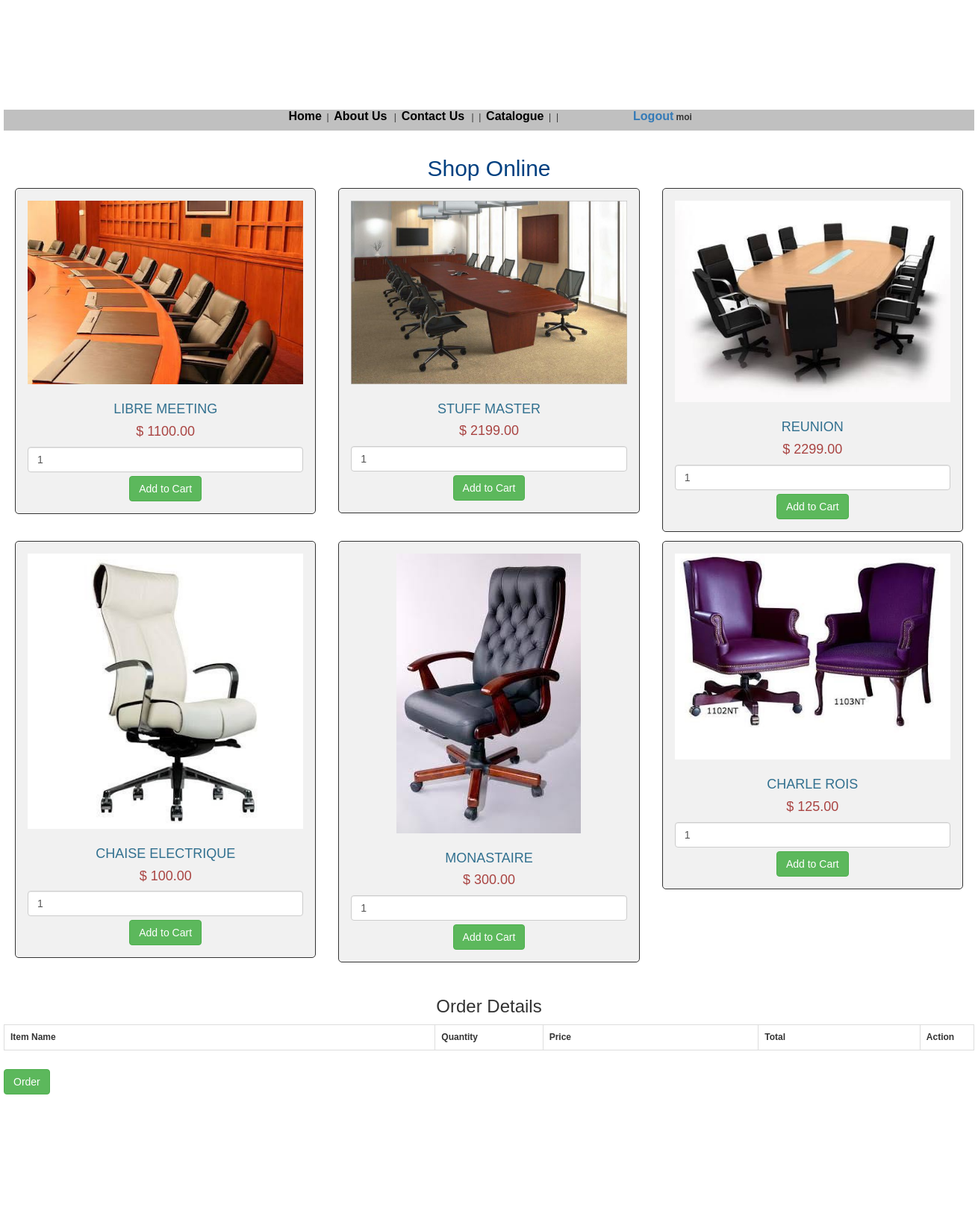
Screenshot of /catalogue.php (signed in) with the database file from the repository.
### tables this page shows
CREATE TABLE `tbl_product` (
  `id` int(11) NOT NULL,
  `name` varchar(255) NOT NULL,
  `image` varchar(255) NOT NULL,
  `price` double(10,2) NOT NULL
);

### catalogue.php (the view, shortened to what this page needs)
<?php
require_once("config.php");
?>
<!DOCTYPE HTML PUBLIC "-//W3C//DTD HTML 3.2//EN">
<html>
<head>
		<link rel="stylesheet" href="https://maxcdn.bootstrapcdn.com/bootstrap/3.3.6/css/bootstrap.min.css" />
</head>
<body background="images/home.jpg" bgcolor="#ffffff" style="background-color: #ffffff">
<p>&nbsp;</p>
<table align="center" bgcolor="#004080" border="0" cellpadding="3" cellspacing="1" width="1300">
	<tbody>
		<tr>
			<td>
			<h1 align="center"><br />
			<font color="#ffffff">LA PRESIDENTIELLE</font></h1>
			<p>&nbsp;</p>
			</td>
		</tr>
		<tr>
			<td bgcolor="#c0c0c0">
			<p align="center">&nbsp;<a class="navblack" href="Index.php"><font size="3">Home</font></a>&nbsp; |&nbsp;
				<a class="navblack" href="about.php"><font size="3">About Us</font>&nbsp;</a>&nbsp; |&nbsp;
				<a class="navblack" href="contact.php"><font size="3">Contact Us</font>&nbsp;</a>&nbsp; |&nbsp; |&nbsp;
				<a class="navblack" href="catalogue.php"><font size="3">Catalogue</font></a>&nbsp; |&nbsp; |&nbsp;
                <a class="" href="logout.php"><b><font size="3">Logout</font></b></a>
                <b><?php echo htmlspecialchars($_SESSION["firstname"]); ?></b>
			</td>
		</tr>
		<tr>
			<td bgcolor="#ffffff">
			<table align="center" border="0" cellpadding="0" cellspacing="6" width="100%">
				<tbody>
					<tr>
						<td valign="top">
						<p align="left">&nbsp;</p>
<center><h1>Shop Online</h1></center>
<?php
$sql = "SELECT * FROM tbl_product ORDER BY id ASC";
$result = $mysqli->query($sql);
if (mysqli_num_rows($result) > 0) {
	while ($row = mysqli_fetch_array($result)) {
?>
<div class="col-md-4">
				<form method="post" action="catalogue.php?action=add&id=<?php echo $row["id"]; ?>">
					<div style="border:1px solid #333; background-color:#f1f1f1; border-radius:5px; padding:16px;" align="center">
						<img src="images/<?php echo $row["image"]; ?>" class="img-responsive" /><br />
						<h4 class="text-info"><?php echo $row["name"]; ?></h4>
						<h4 class="text-danger">$ <?php echo $row["price"]; ?></h4>
						<input type="text" name="quantity" value="1" class="form-control" />
						<input type="submit" name="add_to_cart" style="margin-top:5px;" class="btn btn-success" value="Add to Cart" />
					</div>
				</form>
			</div>
			<?php
	}
}
?>
			<br />
					<h3 align="center">Order Details</h3>
			<div class="table-responsive">
				<table class="table table-bordered" align="center">
					<tr>
						<th width="40%">Item Name</th>
						<th width="10%">Quantity</th>
						<th width="20%">Price</th>
						<th width="15%">Total</th>
						<th width="5%">Action</th>
					</tr>
				</table>
				<form method="post">
                  <button id="order" style="margin-top:5px;" class="btn btn-success" name="order" type="submit">Order</button>
				</form>
			</div>
<p align="left">&nbsp;</p>
						<p align="left">&nbsp;</p>
						<p align="left">&nbsp;</p>
						<p align="left">&nbsp;</p>
						<p align="left">&nbsp;</p>
						<p align="left">&nbsp;</p>
						</td>
					</tr>
				</tbody>
			</table>
			</td>
		</tr>
		<tr>
			<td>&nbsp;</td>
		</tr>
	</tbody>
</table>
<p>&nbsp;</p>
</body>
</html>

### catalogue.php (style rules this page uses)
a.navblack:link { text-decoration: none; color: #000000; font-family: Verdana, Arial, sans-serif; font-size: 10px; font-weight: bold; }
h1 { font-family: Arial, sans-serif; font-size: 30px; color: #004080; }
body,p,b,i,em,dt,dd,dl,sl,caption,th,td,tr,u,blink,select,option,form,div,li { font-family: Arial, sans-serif; font-size: 12px; }
body, textarea { scrollbar-3dlight-color: #808080; scrollbar-highlight-color: #808080; scrollbar-face-color: #004080; scrollbar-shadow-color: #808080; scrollbar-darkshadow-color: #805B32; scrollbar-arrow-color: #000000; scrollbar-track-color: #F8EFE2; }

### rows the page displays
tbl_product: image (picture), name "LIBRE MEETING", price "1100.00"
tbl_product: image (picture), name "STUFF MASTER", price "2199.00"
tbl_product: image (picture), name "REUNION", price "2299.00"
tbl_product: image (picture), name "CHAISE ELECTRIQUE", price "100.00"
tbl_product: image (picture), name "MONASTAIRE", price "300.00"
tbl_product: image (picture), name "CHARLE ROIS", price "125.00"

### other values shown
$_SESSION["firstname"] "moi"
